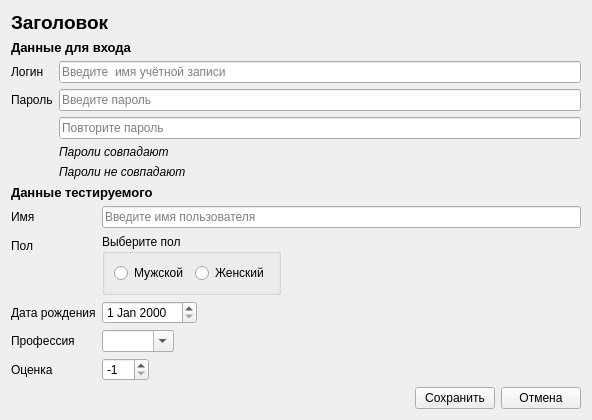
<?xml version="1.0" encoding="UTF-8"?>
<ui version="4.0">
 <class>UserForm</class>
 <widget class="QWidget" name="UserForm">
  <property name="geometry">
   <rect>
    <x>0</x>
    <y>0</y>
    <width>592</width>
    <height>410</height>
   </rect>
  </property>
  <property name="windowTitle">
   <string>Form</string>
  </property>
  <layout class="QVBoxLayout" name="verticalLayout">
   <item>
    <widget class="QLabel" name="title">
     <property name="font">
      <font>
       <pointsize>14</pointsize>
       <weight>75</weight>
       <bold>true</bold>
      </font>
     </property>
     <property name="text">
      <string>Заголовок</string>
     </property>
    </widget>
   </item>
   <item>
    <widget class="QLabel" name="loginDataTitle">
     <property name="font">
      <font>
       <pointsize>10</pointsize>
       <weight>75</weight>
       <bold>true</bold>
      </font>
     </property>
     <property name="text">
      <string>Данные для входа</string>
     </property>
    </widget>
   </item>
   <item>
    <layout class="QFormLayout" name="loginForm">
     <item row="0" column="0">
      <widget class="QLabel" name="label_2">
       <property name="text">
        <string>Логин</string>
       </property>
       <property name="buddy">
        <cstring>login</cstring>
       </property>
      </widget>
     </item>
     <item row="0" column="1">
      <widget class="QLineEdit" name="login">
       <property name="placeholderText">
        <string>Введите  имя учётной записи</string>
       </property>
      </widget>
     </item>
     <item row="1" column="0">
      <widget class="QLabel" name="label_3">
       <property name="text">
        <string>Пароль</string>
       </property>
      </widget>
     </item>
     <item row="1" column="1">
      <widget class="QLineEdit" name="password">
       <property name="echoMode">
        <enum>QLineEdit::Password</enum>
       </property>
       <property name="placeholderText">
        <string>Введите пароль</string>
       </property>
      </widget>
     </item>
     <item row="2" column="1">
      <widget class="QLineEdit" name="repeatPassword">
       <property name="text">
        <string/>
       </property>
       <property name="echoMode">
        <enum>QLineEdit::Password</enum>
       </property>
       <property name="placeholderText">
        <string>Повторите пароль</string>
       </property>
      </widget>
     </item>
     <item row="3" column="1">
      <widget class="QLabel" name="passOk">
       <property name="font">
        <font>
         <italic>true</italic>
        </font>
       </property>
       <property name="text">
        <string>Пароли совпадают</string>
       </property>
      </widget>
     </item>
     <item row="4" column="1">
      <widget class="QLabel" name="passConflict">
       <property name="font">
        <font>
         <italic>true</italic>
        </font>
       </property>
       <property name="text">
        <string>Пароли не совпадают</string>
       </property>
      </widget>
     </item>
    </layout>
   </item>
   <item>
    <widget class="QLabel" name="label_10">
     <property name="font">
      <font>
       <pointsize>10</pointsize>
       <weight>75</weight>
       <bold>true</bold>
      </font>
     </property>
     <property name="text">
      <string>Данные тестируемого</string>
     </property>
    </widget>
   </item>
   <item>
    <layout class="QFormLayout" name="formLayout_2">
     <item row="2" column="0">
      <widget class="QLabel" name="label_4">
       <property name="text">
        <string>Дата рождения</string>
       </property>
       <property name="buddy">
        <cstring>birthday</cstring>
       </property>
      </widget>
     </item>
     <item row="2" column="1">
      <layout class="QHBoxLayout" name="horizontalLayout">
       <item>
        <widget class="QDateEdit" name="birthday"/>
       </item>
       <item>
        <spacer name="horizontalSpacer">
         <property name="orientation">
          <enum>Qt::Horizontal</enum>
         </property>
         <property name="sizeHint" stdset="0">
          <size>
           <width>40</width>
           <height>20</height>
          </size>
         </property>
        </spacer>
       </item>
      </layout>
     </item>
     <item row="0" column="0">
      <widget class="QLabel" name="label_5">
       <property name="text">
        <string>Имя</string>
       </property>
       <property name="buddy">
        <cstring>name</cstring>
       </property>
      </widget>
     </item>
     <item row="0" column="1">
      <widget class="QLineEdit" name="name">
       <property name="placeholderText">
        <string>Введите имя пользователя</string>
       </property>
      </widget>
     </item>
     <item row="1" column="0">
      <widget class="QLabel" name="label_6">
       <property name="text">
        <string>Пол</string>
       </property>
      </widget>
     </item>
     <item row="3" column="0">
      <widget class="QLabel" name="label_7">
       <property name="text">
        <string>Профессия</string>
       </property>
       <property name="buddy">
        <cstring>profession</cstring>
       </property>
      </widget>
     </item>
     <item row="3" column="1">
      <layout class="QHBoxLayout" name="horizontalLayout_3">
       <item>
        <widget class="QComboBox" name="profession">
         <property name="toolTip">
          <string>Если нет подходящей профессии - введите свою</string>
         </property>
         <property name="editable">
          <bool>true</bool>
         </property>
        </widget>
       </item>
       <item>
        <spacer name="horizontalSpacer_2">
         <property name="orientation">
          <enum>Qt::Horizontal</enum>
         </property>
         <property name="sizeHint" stdset="0">
          <size>
           <width>40</width>
           <height>20</height>
          </size>
         </property>
        </spacer>
       </item>
      </layout>
     </item>
     <item row="4" column="0">
      <widget class="QLabel" name="label_8">
       <property name="text">
        <string>Оценка</string>
       </property>
       <property name="buddy">
        <cstring>assessment</cstring>
       </property>
      </widget>
     </item>
     <item row="4" column="1">
      <layout class="QHBoxLayout" name="horizontalLayout_4">
       <item>
        <widget class="QSpinBox" name="assessment">
         <property name="toolTip">
          <string>Значение -1 исключает пользователя из оценивания</string>
         </property>
         <property name="minimum">
          <number>-1</number>
         </property>
         <property name="maximum">
          <number>100</number>
         </property>
         <property name="value">
          <number>-1</number>
         </property>
        </widget>
       </item>
       <item>
        <spacer name="horizontalSpacer_3">
         <property name="orientation">
          <enum>Qt::Horizontal</enum>
         </property>
         <property name="sizeHint" stdset="0">
          <size>
           <width>40</width>
           <height>20</height>
          </size>
         </property>
        </spacer>
       </item>
      </layout>
     </item>
     <item row="1" column="1">
      <layout class="QHBoxLayout" name="horizontalLayout_6">
       <item>
        <widget class="QGroupBox" name="genderGroup">
         <property name="title">
          <string>Выберите пол</string>
         </property>
         <layout class="QHBoxLayout" name="horizontalLayout_2">
          <item>
           <widget class="QRadioButton" name="maleRadioButton">
            <property name="text">
             <string>Мужской</string>
            </property>
           </widget>
          </item>
          <item>
           <widget class="QRadioButton" name="femaleRadioButton">
            <property name="text">
             <string>Женский</string>
            </property>
           </widget>
          </item>
         </layout>
        </widget>
       </item>
       <item>
        <spacer name="horizontalSpacer_5">
         <property name="orientation">
          <enum>Qt::Horizontal</enum>
         </property>
         <property name="sizeHint" stdset="0">
          <size>
           <width>40</width>
           <height>20</height>
          </size>
         </property>
        </spacer>
       </item>
      </layout>
     </item>
    </layout>
   </item>
   <item>
    <spacer name="verticalSpacer">
     <property name="orientation">
      <enum>Qt::Vertical</enum>
     </property>
     <property name="sizeHint" stdset="0">
      <size>
       <width>20</width>
       <height>40</height>
      </size>
     </property>
    </spacer>
   </item>
   <item>
    <layout class="QHBoxLayout" name="horizontalLayout_5">
     <item>
      <spacer name="horizontalSpacer_4">
       <property name="orientation">
        <enum>Qt::Horizontal</enum>
       </property>
       <property name="sizeHint" stdset="0">
        <size>
         <width>40</width>
         <height>20</height>
        </size>
       </property>
      </spacer>
     </item>
     <item>
      <widget class="QPushButton" name="saveBtn">
       <property name="text">
        <string>Сохранить</string>
       </property>
      </widget>
     </item>
     <item>
      <widget class="QPushButton" name="cancelBtn">
       <property name="text">
        <string>Отмена</string>
       </property>
      </widget>
     </item>
    </layout>
   </item>
  </layout>
 </widget>
 <tabstops>
  <tabstop>login</tabstop>
  <tabstop>password</tabstop>
  <tabstop>repeatPassword</tabstop>
  <tabstop>name</tabstop>
  <tabstop>maleRadioButton</tabstop>
  <tabstop>femaleRadioButton</tabstop>
  <tabstop>birthday</tabstop>
  <tabstop>profession</tabstop>
  <tabstop>assessment</tabstop>
  <tabstop>saveBtn</tabstop>
  <tabstop>cancelBtn</tabstop>
 </tabstops>
 <resources/>
 <connections/>
</ui>
